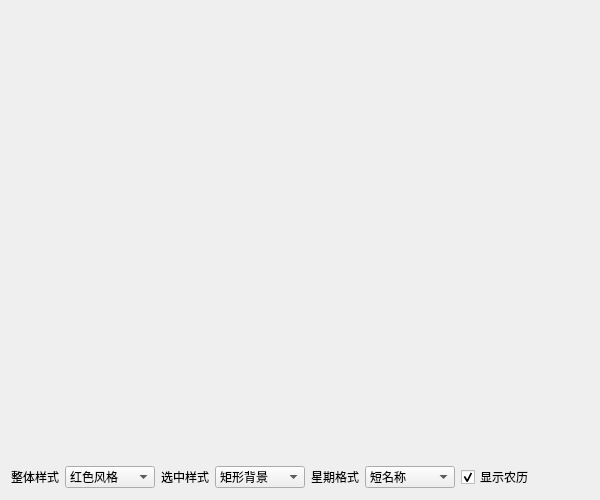
<?xml version="1.0" encoding="UTF-8"?>
<ui version="4.0">
 <class>frmLunarCalendarWidget</class>
 <widget class="QWidget" name="frmLunarCalendarWidget">
  <property name="geometry">
   <rect>
    <x>0</x>
    <y>0</y>
    <width>600</width>
    <height>500</height>
   </rect>
  </property>
  <property name="windowTitle">
   <string>Form</string>
  </property>
  <layout class="QVBoxLayout" name="verticalLayout">
   <item>
    <widget class="LunarCalendarWidget" name="lunarCalendarWidget" native="true">
     <property name="sizePolicy">
      <sizepolicy hsizetype="Preferred" vsizetype="Expanding">
       <horstretch>0</horstretch>
       <verstretch>0</verstretch>
      </sizepolicy>
     </property>
    </widget>
   </item>
   <item>
    <widget class="QWidget" name="widgetBottom" native="true">
     <layout class="QHBoxLayout" name="horizontalLayout">
      <property name="leftMargin">
       <number>0</number>
      </property>
      <property name="topMargin">
       <number>0</number>
      </property>
      <property name="rightMargin">
       <number>0</number>
      </property>
      <property name="bottomMargin">
       <number>0</number>
      </property>
      <item>
       <widget class="QLabel" name="labCalendarStyle">
        <property name="text">
         <string>整体样式</string>
        </property>
       </widget>
      </item>
      <item>
       <widget class="QComboBox" name="cboxCalendarStyle">
        <property name="minimumSize">
         <size>
          <width>90</width>
          <height>0</height>
         </size>
        </property>
        <item>
         <property name="text">
          <string>红色风格</string>
         </property>
        </item>
       </widget>
      </item>
      <item>
       <widget class="QLabel" name="labSelectType">
        <property name="text">
         <string>选中样式</string>
        </property>
       </widget>
      </item>
      <item>
       <widget class="QComboBox" name="cboxSelectType">
        <property name="minimumSize">
         <size>
          <width>90</width>
          <height>0</height>
         </size>
        </property>
        <item>
         <property name="text">
          <string>矩形背景</string>
         </property>
        </item>
        <item>
         <property name="text">
          <string>圆形背景</string>
         </property>
        </item>
        <item>
         <property name="text">
          <string>角标背景</string>
         </property>
        </item>
        <item>
         <property name="text">
          <string>图片背景</string>
         </property>
        </item>
       </widget>
      </item>
      <item>
       <widget class="QLabel" name="labWeekNameFormat">
        <property name="text">
         <string>星期格式</string>
        </property>
       </widget>
      </item>
      <item>
       <widget class="QComboBox" name="cboxWeekNameFormat">
        <property name="minimumSize">
         <size>
          <width>90</width>
          <height>0</height>
         </size>
        </property>
        <item>
         <property name="text">
          <string>短名称</string>
         </property>
        </item>
        <item>
         <property name="text">
          <string>普通名称</string>
         </property>
        </item>
        <item>
         <property name="text">
          <string>长名称</string>
         </property>
        </item>
        <item>
         <property name="text">
          <string>英文名称</string>
         </property>
        </item>
       </widget>
      </item>
      <item>
       <widget class="QCheckBox" name="ckShowLunar">
        <property name="text">
         <string>显示农历</string>
        </property>
        <property name="checked">
         <bool>true</bool>
        </property>
       </widget>
      </item>
      <item>
       <spacer name="horizontalSpacer">
        <property name="orientation">
         <enum>Qt::Horizontal</enum>
        </property>
        <property name="sizeHint" stdset="0">
         <size>
          <width>40</width>
          <height>20</height>
         </size>
        </property>
       </spacer>
      </item>
     </layout>
    </widget>
   </item>
  </layout>
 </widget>
 <customwidgets>
  <customwidget>
   <class>LunarCalendarWidget</class>
   <extends>QWidget</extends>
   <header>lunarcalendarwidget/lunarcalendarwidget.h</header>
   <container>1</container>
  </customwidget>
 </customwidgets>
 <resources/>
 <connections/>
</ui>
